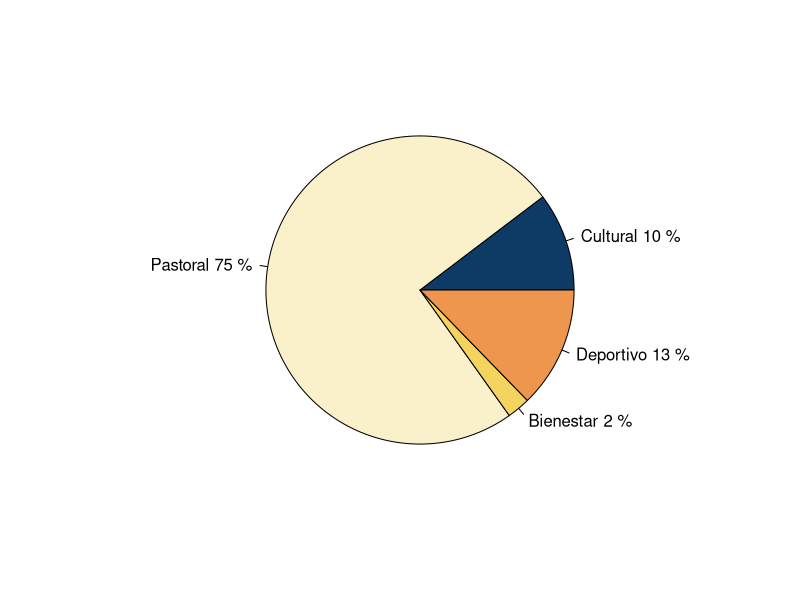
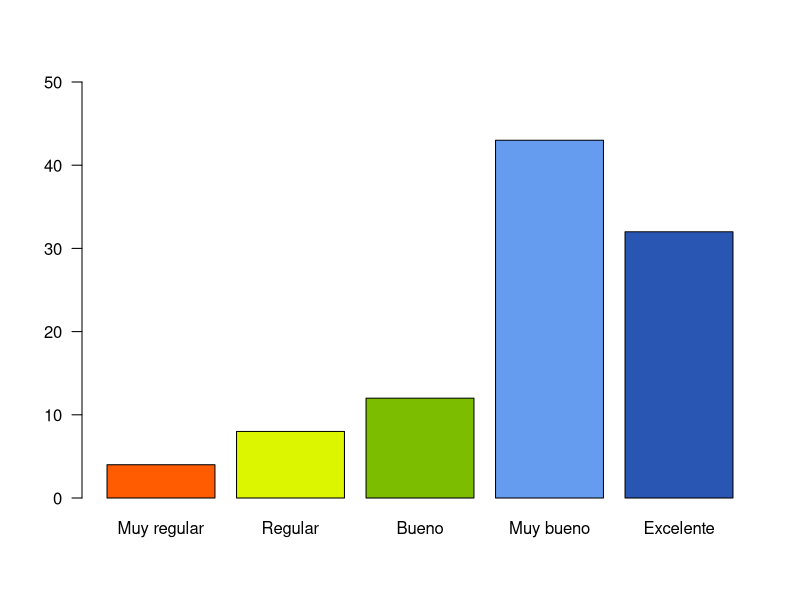
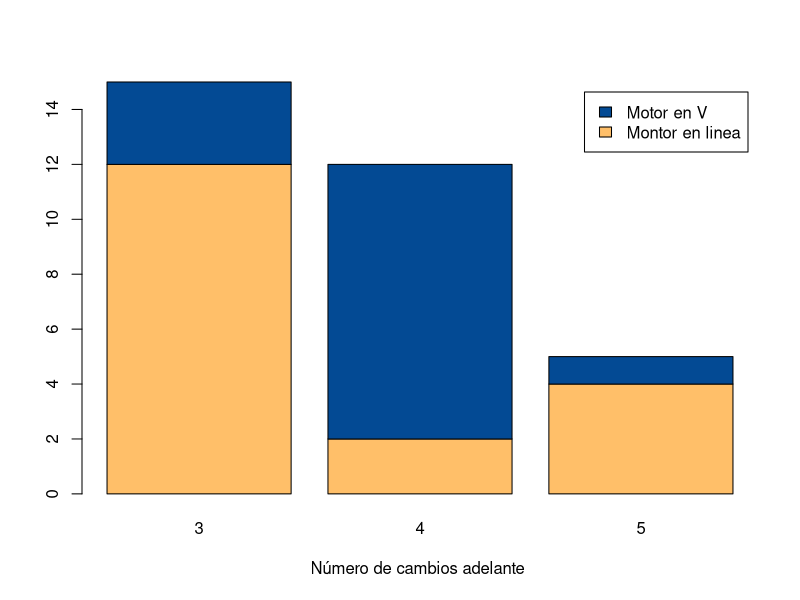
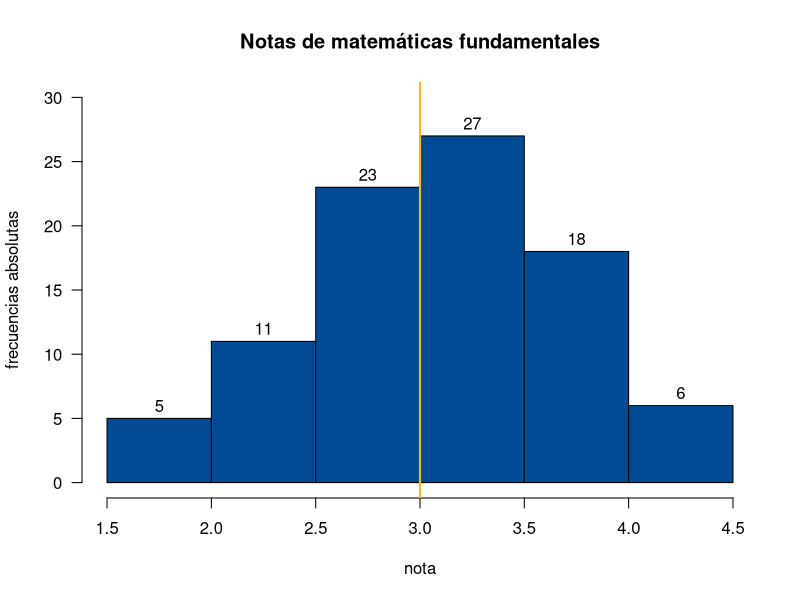
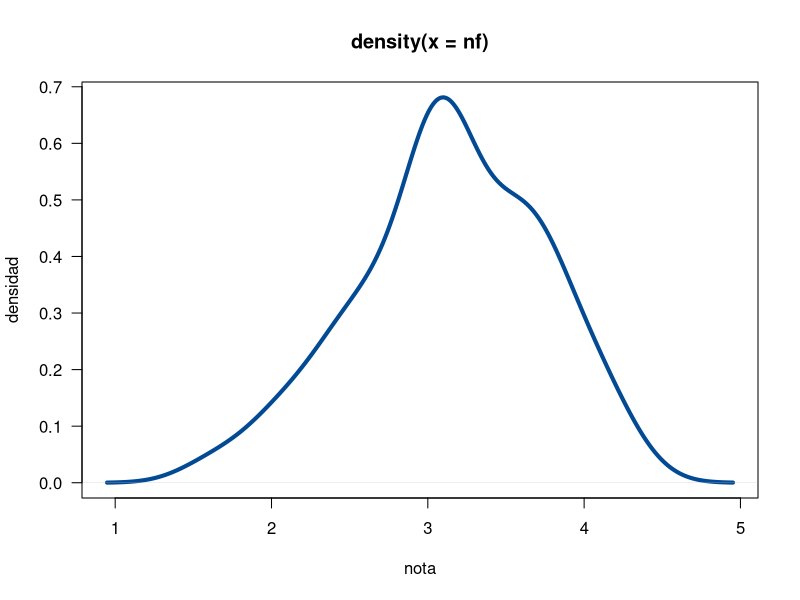
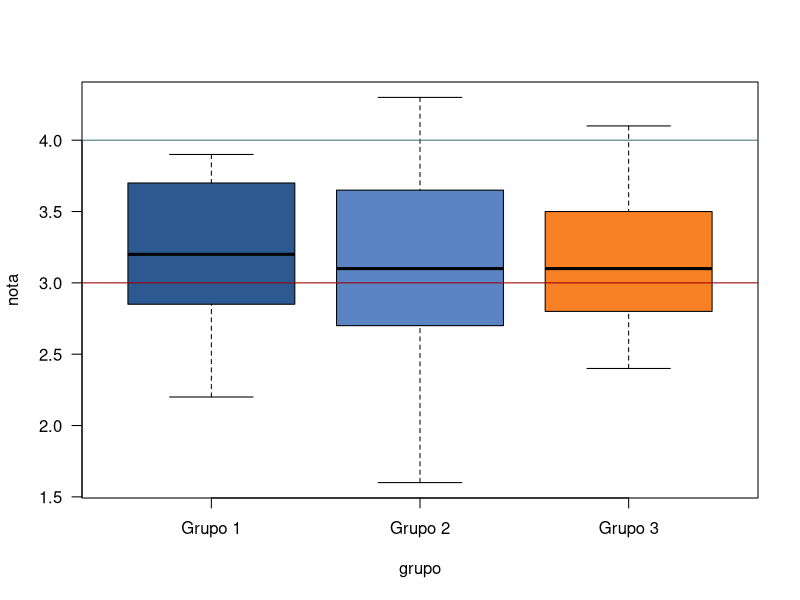
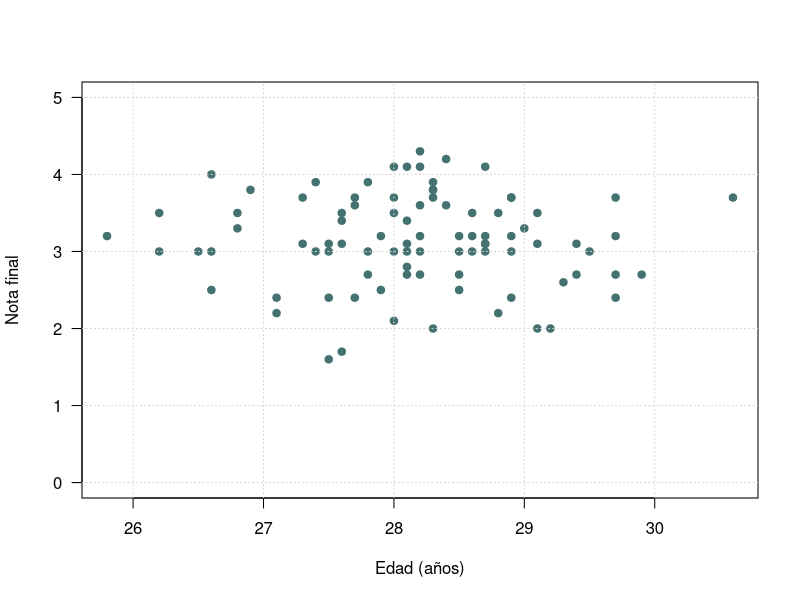
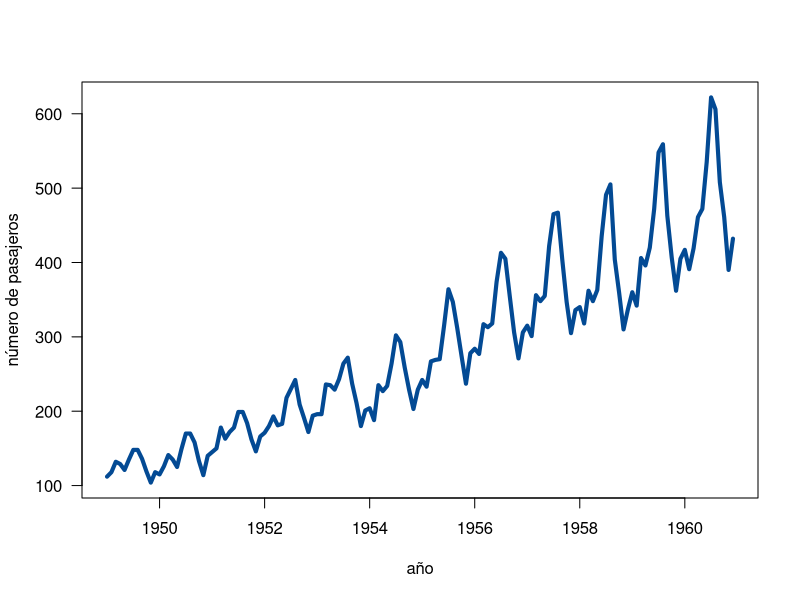

Reproduce these figures in R, in order.
## ---- chunk 1
knitr::opts_chunk$set(echo = TRUE, comment = NA)
# colores
c0= "#b0394a"
c1= "#ad6395"
c2= "#a391c4"
c3= "#8acfe6"
c4= "#646420"
c5= "#db524f"
paleta4=c("#0d3b66", "#faf0ca", "#f4d35e", "#ee964d")

## ---- chunk 2
a=rep("Cultutal", 360145)
b=rep("Pastoral", 61496)
c=rep("Bienestar",49912)
d=rep("Deportivo",11777)
data=c(a,b,c,d)
t=table(data)
lbs=c("Cultural", "Pastoral", "Bienestar", "Deportivo")
pct=round(t/sum(t)*100)
labs=paste(lbs, pct)
labs=paste(labs, "%", sep = " ") 
pie(t, labels=labs, main=" ",
col = paleta4)
## ---- chunk 3
ev=c(4,  8, 12, 43, 32)
names(ev)=c("Muy regular", "Regular", "Bueno", "Muy bueno","Excelente")
barplot(ev, col=c("#ff5b00","#dcf600","#7dbd00","#659cef","#2956b2"), las=1, ylim = c(0,50))
## ---- chunk 4
counts <- table(mtcars$vs, mtcars$gear); rownames(counts)=c("Montor en linea", "Motor en V")
barplot(counts, 
        xlab="Número de cambios adelante ",
        col=c("#FFBF69","#034A94"),
legend = rownames(counts))
## ---- chunk 5
nf=c(4.1, 2.7, 3.1, 3.2, 3.0, 3.2, 2.0, 2.4, 1.6, 3.2, 3.1, 2.6, 2.0, 2.4, 2.8, 3.3, 4.0, 3.4, 3.0, 3.1, 2.7, 2.7, 3.0, 3.8, 3.2, 2.2, 3.5, 3.5, 3.8, 3.5, 3.9, 4.2, 4.3, 3.9, 3.2, 3.5, 3.5, 3.7, 4.1, 3.7, 3.5, 3.6, 3.2, 3.1, 3.4, 3.0, 3.0, 3.0, 2.7, 1.7, 3.6, 2.1, 2.4, 3.0, 3.1, 2.5, 2.5, 3.6, 2.2, 2.4, 3.1, 3.3, 2.7, 3.7, 3.0, 2.7, 3.0, 3.2, 3.1, 2.4, 3.0, 2.7, 2.5, 3.0, 3.0, 3.0, 3.2, 3.1, 3.8, 4.1, 3.7, 3.5, 3.0, 3.7, 3.7, 4.1, 3.7, 3.9, 3.7, 2.0)
stem(nf)
## ---- chunk 6
h1=hist(nf,  
        main = "Notas de matemáticas fundamentales",
        xlab = "nota", 
        ylab="frecuencias absolutas", 
        labels=TRUE, 
        col="#034A94", 
        ylim = c(0,30), 
        las=1)
abline(v=3,col="#f6b915", lwd=2)
## ---- chunk 7
nf=c(4.1, 2.7, 3.1, 3.2, 3.0, 3.2, 2.0, 2.4, 1.6, 3.2, 3.1, 2.6, 2.0, 2.4, 2.8, 3.3, 4.0, 3.4, 3.0, 3.1, 2.7, 2.7, 3.0, 3.8, 3.2, 2.2, 3.5, 3.5, 3.8, 3.5, 3.9, 4.2, 4.3, 3.9, 3.2, 3.5, 3.5, 3.7, 4.1, 3.7, 3.5, 3.6, 3.2, 3.1, 3.4, 3.0, 3.0, 3.0, 2.7, 1.7, 3.6, 2.1, 2.4, 3.0, 3.1, 2.5, 2.5, 3.6, 2.2, 2.4, 3.1, 3.3, 2.7, 3.7, 3.0, 2.7, 3.0, 3.2, 3.1, 2.4, 3.0, 2.7, 2.5, 3.0, 3.0, 3.0, 3.2, 3.1, 3.8, 4.1, 3.7, 3.5, 3.0, 3.7, 3.7, 4.1, 3.7, 3.9, 3.7, 2.0)
plot(density(nf),  
     col="#034A94", 
     lwd=4, las=1,
xlab="nota", ylab="densidad")
## ---- chunk 8
nf=c(4.1, 2.7, 3.1, 3.2, 3.0, 3.2, 2.0, 2.4, 1.6, 3.2, 3.1, 2.6, 2.0, 2.4, 2.8, 3.3, 4.0, 3.4, 3.0, 3.1, 2.7, 2.7, 3.0, 3.8, 3.2, 2.2, 3.5, 3.5, 3.8, 3.5, 3.9, 4.2, 4.3, 3.9, 3.2, 3.5, 3.5, 3.7, 4.1, 3.7, 3.5, 3.6, 3.2, 3.1, 3.4, 3.0, 3.0, 3.0, 2.7, 1.7, 3.6, 2.1, 2.4, 3.0, 3.1, 2.5, 2.5, 3.6, 2.2, 2.4, 3.1, 3.3, 2.7, 3.7, 3.0, 2.7, 3.0, 3.2, 3.1, 2.4, 3.0, 2.7, 2.5, 3.0, 3.0, 3.0, 3.2, 3.1, 3.8, 4.1, 3.7, 3.5, 3.0, 3.7, 3.7, 4.1, 3.7, 3.9, 3.7, 2.0)
cc=c(20, 10, 20, 20, 20, 20, 20, 20, 20, 30, 20, 20, 20, 10, 30, 20, 20, 30, 20, 30, 30, 20, 10, 30, 20, 20, 30, 30, 10, 20, 10, 20, 20, 20, 10, 20, 10, 20, 20, 30, 30, 30, 10, 30, 20, 20, 20, 20, 20, 20, 10, 20, 30, 30, 10, 10, 10, 20, 10, 20, 10, 30, 20, 10, 20, 30, 10, 30, 30, 30, 20, 30, 30, 30, 30, 30, 30, 20, 10, 30, 10, 20, 20, 10, 20, 20, 20, 20, 10, 20)
labs=c("Grupo 1","Grupo 2","Grupo 3")
boxplot((nf~cc),
col=c("#2C5990","#5B84C4","#F98125"), names=labs, xlab = "grupo", ylab = "nota", 
las=1)
abline(h=3, col="#960200", lwd=1)
abline(h=4, col="#447270", lwd=1)
## ---- chunk 9
ed=round(rnorm(90,28,1),1)
plot(ed,nf,  
     ylim = c(0,5), 
     xlab = "Edad (años)", 
     ylab = "Nota final",
     col="#447270",
     pch=19,
     las=1)
grid()
## ---- chunk 10
plot(AirPassengers,  
     col="#034A94", 
     lwd = 4, las=1, 
     ylab="número de pasajeros", 
     xlab="año")
